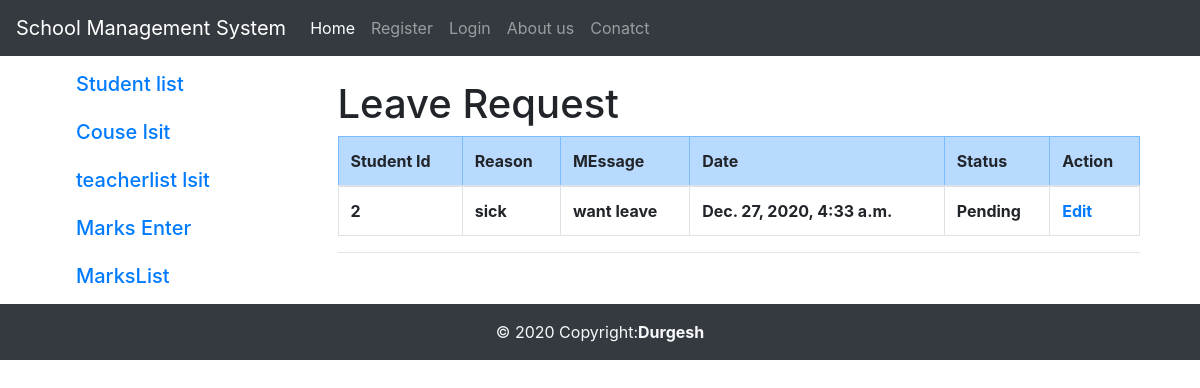
Before: /appleav with the older database file.
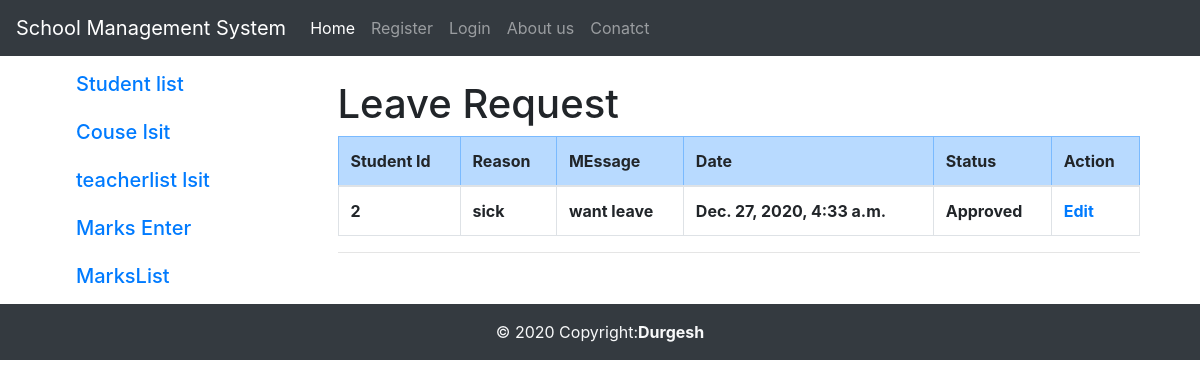
After: the same page with the newer database file.
### CollegeApp/models.py (models this page shows)
class Leave(models.Model):
    std_id=models.IntegerField()
    reason=models.CharField(max_length=120)
    message=models.TextField(max_length=420)
    on_date=models.DateTimeField(auto_now_add=True)
    status=models.ForeignKey(leavestatus,on_delete=models.CASCADE,default=1)

class leavestatus(models.Model):
    status=models.CharField(max_length=10)
    def __str__(s):
        return s.status

### CollegeApp/views.py (the view)
# urls.py: path('appleav',v.leavlist),
def leavlist(request):
    llist=Leave.objects.all()
    return render(request,'live_list.html',{'llist':llist})

### CollegeApp/templates/live_list.html
{%extends 'teacherhome.html'%}
 {% block teacher %}
<h1 class="text-justify">Leave Request</h1>
<table class="table table-bordered">
    <thead>
<tr class="table-primary">
    <th>Student Id</th>
    <th>Reason</th>
    <th>MEssage</th>
    <th>Date</th>
    <th>Status</th>
    <th>Action</th>
</tr>
</thead>
{% for i in llist%}
<tr class="font-weight-bold">
<td>{{i.std_id}}</td>
<td>{{i.reason}}</td>
<td>{{i.message}}</td>
<td>{{i.on_date}}</td>
<td>{{i.status}}</td>
<td><a href="appleav/{{i.id}}">Edit</a></td>
</tr>
{% endfor %}
</table>
<hr>
 {% endblock teacher %}

Changed rows visible on the page:
changed Leave "sick": status "Pending" → "Approved"
